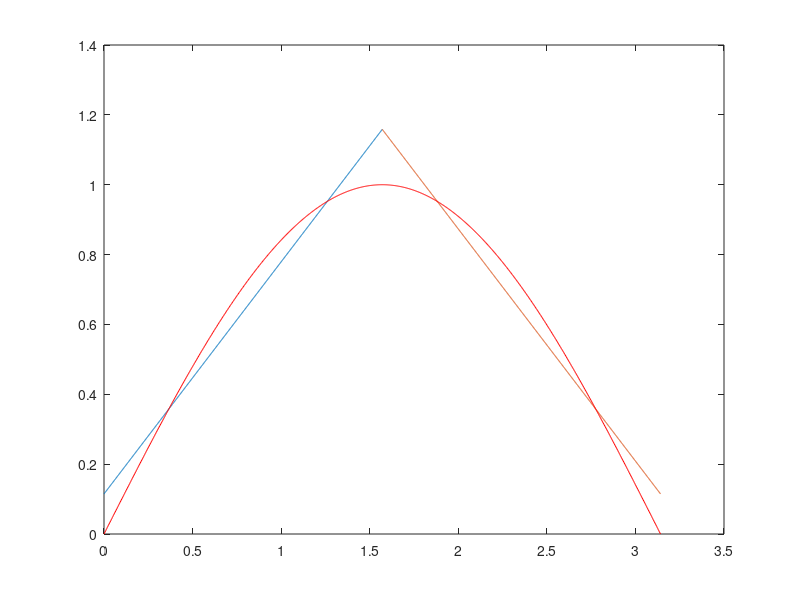
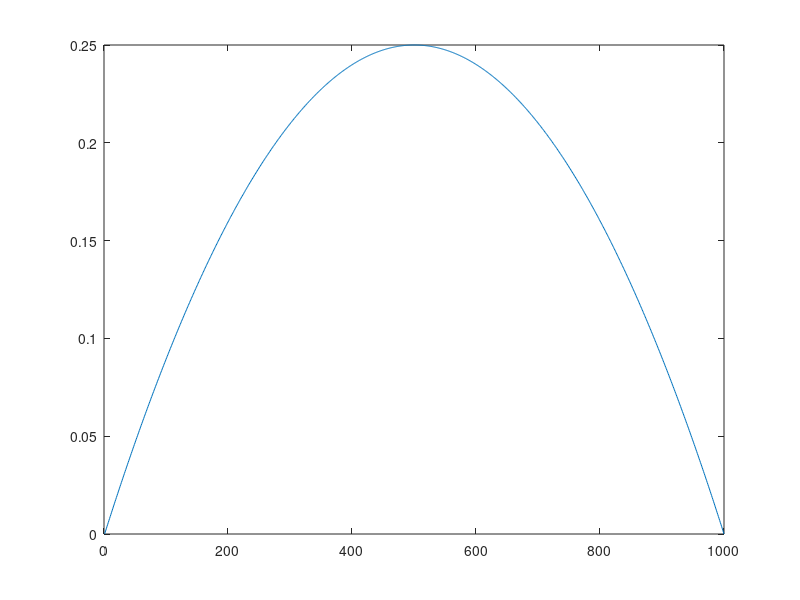

MATLAB code for these plots, in order:
function plotFE
close all;

phi1 = @(X) 0.5*(1-X);
phi2 = @(X) 0.5*(1+X);
X = linspace(-1,1,1000);
%h = 0.5;
h = pi/2;

%c = [h^2/6
%    12*(-35*h^3/72 + 7*h^2/12)/(7*h)
%    7*(-23*h^3/21 + 4*h^2/7)/(2*h)];
c = [6*(-4/pi + 4/3)/pi
    24*(-7/6 + 7/pi)/(7*pi)
    7*(-24/(7*pi) + 8/7)/pi];

x = linspace(0,pi,1000);
%f = x.*(1-x);
f = sin(x);

x1 = linspace(0,h,1000);
x2 = linspace(h,2*h,1000);

u1 = c(1) * phi1(X) + c(2) * phi2(X);
u2 = c(2) * phi1(X) + c(3) * phi2(X);

plot(x1,u1);
hold on
plot(x2,u2);
plot(x,f,'r');

b1 = phi1(X);
b2 = phi2(X);
c = b1.*b2;
figure
plot(c)


end